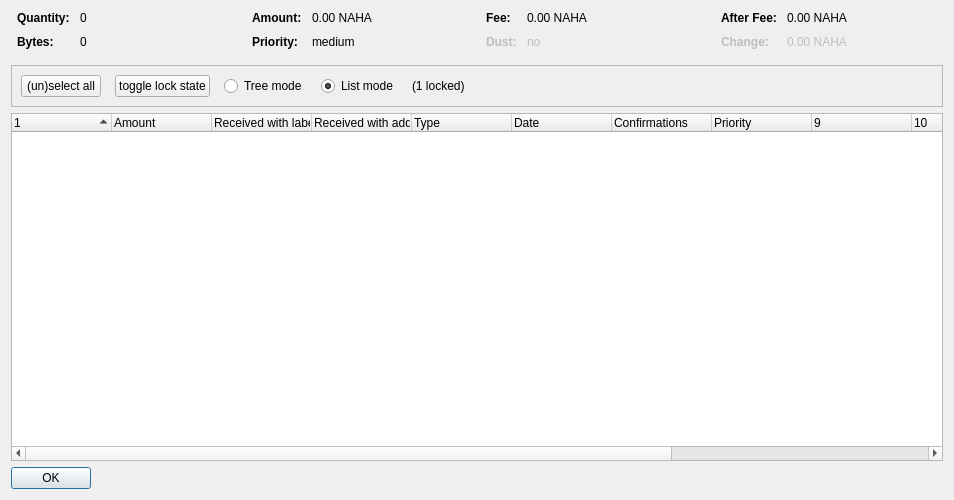
<?xml version="1.0" encoding="UTF-8"?>
<ui version="4.0">
 <class>CoinControlDialog</class>
 <widget class="QDialog" name="CoinControlDialog">
  <property name="geometry">
   <rect>
    <x>0</x>
    <y>0</y>
    <width>954</width>
    <height>500</height>
   </rect>
  </property>
  <property name="windowTitle">
   <string>Coin Selection</string>
  </property>
  <layout class="QVBoxLayout" name="verticalLayout">
   <item>
    <layout class="QHBoxLayout" name="horizontalLayoutTop" stretch="0,0,0,0">
     <property name="topMargin">
      <number>0</number>
     </property>
     <property name="bottomMargin">
      <number>10</number>
     </property>
     <item>
      <layout class="QFormLayout" name="formLayoutCoinControl1">
       <property name="horizontalSpacing">
        <number>10</number>
       </property>
       <property name="verticalSpacing">
        <number>10</number>
       </property>
       <property name="leftMargin">
        <number>6</number>
       </property>
       <property name="rightMargin">
        <number>6</number>
       </property>
       <item row="0" column="0">
        <widget class="QLabel" name="labelCoinControlQuantityText">
         <property name="font">
          <font>
           <weight>75</weight>
           <bold>true</bold>
          </font>
         </property>
         <property name="text">
          <string>Quantity:</string>
         </property>
        </widget>
       </item>
       <item row="0" column="1">
        <widget class="QLabel" name="labelCoinControlQuantity">
         <property name="cursor">
          <cursorShape>IBeamCursor</cursorShape>
         </property>
         <property name="contextMenuPolicy">
          <enum>Qt::ActionsContextMenu</enum>
         </property>
         <property name="text">
          <string notr="true">0</string>
         </property>
         <property name="textInteractionFlags">
          <set>Qt::LinksAccessibleByMouse|Qt::TextSelectableByKeyboard|Qt::TextSelectableByMouse</set>
         </property>
        </widget>
       </item>
       <item row="1" column="0">
        <widget class="QLabel" name="labelCoinControlBytesText">
         <property name="font">
          <font>
           <weight>75</weight>
           <bold>true</bold>
          </font>
         </property>
         <property name="text">
          <string>Bytes:</string>
         </property>
        </widget>
       </item>
       <item row="1" column="1">
        <widget class="QLabel" name="labelCoinControlBytes">
         <property name="cursor">
          <cursorShape>IBeamCursor</cursorShape>
         </property>
         <property name="contextMenuPolicy">
          <enum>Qt::ActionsContextMenu</enum>
         </property>
         <property name="text">
          <string notr="true">0</string>
         </property>
         <property name="textInteractionFlags">
          <set>Qt::LinksAccessibleByMouse|Qt::TextSelectableByKeyboard|Qt::TextSelectableByMouse</set>
         </property>
        </widget>
       </item>
      </layout>
     </item>
     <item>
      <layout class="QFormLayout" name="formLayoutCoinControl2">
       <property name="horizontalSpacing">
        <number>10</number>
       </property>
       <property name="verticalSpacing">
        <number>10</number>
       </property>
       <property name="leftMargin">
        <number>6</number>
       </property>
       <property name="rightMargin">
        <number>6</number>
       </property>
       <item row="0" column="0">
        <widget class="QLabel" name="labelCoinControlAmountText">
         <property name="font">
          <font>
           <weight>75</weight>
           <bold>true</bold>
          </font>
         </property>
         <property name="text">
          <string>Amount:</string>
         </property>
        </widget>
       </item>
       <item row="0" column="1">
        <widget class="QLabel" name="labelCoinControlAmount">
         <property name="cursor">
          <cursorShape>IBeamCursor</cursorShape>
         </property>
         <property name="contextMenuPolicy">
          <enum>Qt::ActionsContextMenu</enum>
         </property>
         <property name="text">
          <string notr="true">0.00 NAHA</string>
         </property>
         <property name="textInteractionFlags">
          <set>Qt::LinksAccessibleByMouse|Qt::TextSelectableByKeyboard|Qt::TextSelectableByMouse</set>
         </property>
        </widget>
       </item>
       <item row="1" column="0">
        <widget class="QLabel" name="labelCoinControlPriorityText">
         <property name="font">
          <font>
           <weight>75</weight>
           <bold>true</bold>
          </font>
         </property>
         <property name="text">
          <string>Priority:</string>
         </property>
        </widget>
       </item>
       <item row="1" column="1">
        <widget class="QLabel" name="labelCoinControlPriority">
         <property name="cursor">
          <cursorShape>IBeamCursor</cursorShape>
         </property>
         <property name="contextMenuPolicy">
          <enum>Qt::ActionsContextMenu</enum>
         </property>
         <property name="text">
          <string>medium</string>
         </property>
         <property name="textInteractionFlags">
          <set>Qt::LinksAccessibleByMouse|Qt::TextSelectableByKeyboard|Qt::TextSelectableByMouse</set>
         </property>
        </widget>
       </item>
      </layout>
     </item>
     <item>
      <layout class="QFormLayout" name="formLayoutCoinControl3">
       <property name="horizontalSpacing">
        <number>10</number>
       </property>
       <property name="verticalSpacing">
        <number>10</number>
       </property>
       <property name="leftMargin">
        <number>6</number>
       </property>
       <property name="rightMargin">
        <number>6</number>
       </property>
       <item row="0" column="0">
        <widget class="QLabel" name="labelCoinControlFeeText">
         <property name="font">
          <font>
           <weight>75</weight>
           <bold>true</bold>
          </font>
         </property>
         <property name="text">
          <string>Fee:</string>
         </property>
        </widget>
       </item>
       <item row="0" column="1">
        <widget class="QLabel" name="labelCoinControlFee">
         <property name="cursor">
          <cursorShape>IBeamCursor</cursorShape>
         </property>
         <property name="contextMenuPolicy">
          <enum>Qt::ActionsContextMenu</enum>
         </property>
         <property name="text">
          <string notr="true">0.00 NAHA</string>
         </property>
         <property name="textInteractionFlags">
          <set>Qt::LinksAccessibleByMouse|Qt::TextSelectableByKeyboard|Qt::TextSelectableByMouse</set>
         </property>
        </widget>
       </item>
       <item row="1" column="0">
        <widget class="QLabel" name="labelCoinControlLowOutputText">
         <property name="enabled">
          <bool>false</bool>
         </property>
         <property name="font">
          <font>
           <weight>75</weight>
           <bold>true</bold>
          </font>
         </property>
         <property name="text">
          <string>Dust:</string>
         </property>
        </widget>
       </item>
       <item row="1" column="1">
        <widget class="QLabel" name="labelCoinControlLowOutput">
         <property name="enabled">
          <bool>false</bool>
         </property>
         <property name="cursor">
          <cursorShape>IBeamCursor</cursorShape>
         </property>
         <property name="contextMenuPolicy">
          <enum>Qt::ActionsContextMenu</enum>
         </property>
         <property name="text">
          <string>no</string>
         </property>
         <property name="textInteractionFlags">
          <set>Qt::LinksAccessibleByMouse|Qt::TextSelectableByKeyboard|Qt::TextSelectableByMouse</set>
         </property>
        </widget>
       </item>
      </layout>
     </item>
     <item>
      <layout class="QFormLayout" name="formLayoutCoinControl4">
       <property name="horizontalSpacing">
        <number>10</number>
       </property>
       <property name="verticalSpacing">
        <number>10</number>
       </property>
       <property name="leftMargin">
        <number>6</number>
       </property>
       <property name="rightMargin">
        <number>6</number>
       </property>
       <item row="0" column="0">
        <widget class="QLabel" name="labelCoinControlAfterFeeText">
         <property name="font">
          <font>
           <weight>75</weight>
           <bold>true</bold>
          </font>
         </property>
         <property name="text">
          <string>After Fee:</string>
         </property>
        </widget>
       </item>
       <item row="0" column="1">
        <widget class="QLabel" name="labelCoinControlAfterFee">
         <property name="cursor">
          <cursorShape>IBeamCursor</cursorShape>
         </property>
         <property name="contextMenuPolicy">
          <enum>Qt::ActionsContextMenu</enum>
         </property>
         <property name="text">
          <string notr="true">0.00 NAHA</string>
         </property>
         <property name="textInteractionFlags">
          <set>Qt::LinksAccessibleByMouse|Qt::TextSelectableByKeyboard|Qt::TextSelectableByMouse</set>
         </property>
        </widget>
       </item>
       <item row="1" column="0">
        <widget class="QLabel" name="labelCoinControlChangeText">
         <property name="enabled">
          <bool>false</bool>
         </property>
         <property name="font">
          <font>
           <weight>75</weight>
           <bold>true</bold>
          </font>
         </property>
         <property name="text">
          <string>Change:</string>
         </property>
        </widget>
       </item>
       <item row="1" column="1">
        <widget class="QLabel" name="labelCoinControlChange">
         <property name="enabled">
          <bool>false</bool>
         </property>
         <property name="cursor">
          <cursorShape>IBeamCursor</cursorShape>
         </property>
         <property name="contextMenuPolicy">
          <enum>Qt::ActionsContextMenu</enum>
         </property>
         <property name="text">
          <string notr="true">0.00 NAHA</string>
         </property>
         <property name="textInteractionFlags">
          <set>Qt::LinksAccessibleByMouse|Qt::TextSelectableByKeyboard|Qt::TextSelectableByMouse</set>
         </property>
        </widget>
       </item>
      </layout>
     </item>
    </layout>
   </item>
   <item>
    <widget class="QFrame" name="frame">
     <property name="minimumSize">
      <size>
       <width>0</width>
       <height>40</height>
      </size>
     </property>
     <property name="frameShape">
      <enum>QFrame::StyledPanel</enum>
     </property>
     <property name="frameShadow">
      <enum>QFrame::Sunken</enum>
     </property>
     <layout class="QHBoxLayout" name="horizontalLayout">
      <item>
       <layout class="QHBoxLayout" name="horizontalLayoutPanel" stretch="0,0,0,0,0,0">
        <property name="spacing">
         <number>14</number>
        </property>
        <item>
         <widget class="QPushButton" name="pushButtonSelectAll">
          <property name="sizePolicy">
           <sizepolicy hsizetype="Maximum" vsizetype="Fixed">
            <horstretch>0</horstretch>
            <verstretch>0</verstretch>
           </sizepolicy>
          </property>
          <property name="text">
           <string>(un)select all</string>
          </property>
          <property name="autoDefault">
           <bool>false</bool>
          </property>
         </widget>
        </item>
        <item>
         <widget class="QPushButton" name="pushButtonToggleLock">
          <property name="sizePolicy">
           <sizepolicy hsizetype="Maximum" vsizetype="Fixed">
            <horstretch>0</horstretch>
            <verstretch>0</verstretch>
           </sizepolicy>
          </property>
          <property name="text">
           <string>toggle lock state</string>
          </property>
          <property name="autoDefault">
           <bool>false</bool>
          </property>
         </widget>
        </item>
        <item>
         <widget class="QRadioButton" name="radioTreeMode">
          <property name="sizePolicy">
           <sizepolicy hsizetype="Maximum" vsizetype="Fixed">
            <horstretch>0</horstretch>
            <verstretch>0</verstretch>
           </sizepolicy>
          </property>
          <property name="text">
           <string>Tree mode</string>
          </property>
         </widget>
        </item>
        <item>
         <widget class="QRadioButton" name="radioListMode">
          <property name="sizePolicy">
           <sizepolicy hsizetype="Maximum" vsizetype="Fixed">
            <horstretch>0</horstretch>
            <verstretch>0</verstretch>
           </sizepolicy>
          </property>
          <property name="text">
           <string>List mode</string>
          </property>
          <property name="checked">
           <bool>true</bool>
          </property>
         </widget>
        </item>
        <item>
         <widget class="QLabel" name="labelLocked">
          <property name="text">
           <string>(1 locked)</string>
          </property>
         </widget>
        </item>
        <item>
         <spacer name="horizontalSpacer">
          <property name="orientation">
           <enum>Qt::Horizontal</enum>
          </property>
          <property name="sizeHint" stdset="0">
           <size>
            <width>40</width>
            <height>20</height>
           </size>
          </property>
         </spacer>
        </item>
       </layout>
      </item>
     </layout>
    </widget>
   </item>
   <item>
    <widget class="CoinControlTreeWidget" name="treeWidget">
     <property name="contextMenuPolicy">
      <enum>Qt::CustomContextMenu</enum>
     </property>
     <property name="sortingEnabled">
      <bool>false</bool>
     </property>
     <property name="columnCount">
      <number>13</number>
     </property>
     <attribute name="headerShowSortIndicator" stdset="0">
      <bool>true</bool>
     </attribute>
     <attribute name="headerStretchLastSection">
      <bool>false</bool>
     </attribute>
     <column>
      <property name="text">
       <string/>
      </property>
     </column>
     <column>
      <property name="text">
       <string>Amount</string>
      </property>
     </column>
     <column>
      <property name="text">
       <string>Received with label</string>
      </property>
     </column>
     <column>
      <property name="text">
       <string>Received with address</string>
      </property>
     </column>
     <column>
      <property name="text">
	<string>Type</string>
      </property>
     </column>
     <column>
      <property name="text">	 
       <string>Date</string>
      </property>
     </column>
     <column>
      <property name="text">
       <string>Confirmations</string>
      </property>
      <property name="toolTip">
       <string>Confirmed</string>
      </property>
     </column>
     <column>
      <property name="text">
       <string>Priority</string>
      </property>
     </column>
     <column>
      <property name="text">
       <string/>
      </property>
     </column>
     <column>
      <property name="text">
       <string/>
      </property>
     </column>
     <column>
      <property name="text">
       <string/>
      </property>
     </column>
     <column>
      <property name="text">
       <string/>
      </property>
     </column>
     <column>
      <property name="text">
       <string/>
      </property>
     </column>
    </widget>
   </item>
   <item>
    <widget class="QDialogButtonBox" name="buttonBox">
     <property name="sizePolicy">
      <sizepolicy hsizetype="Maximum" vsizetype="Fixed">
       <horstretch>0</horstretch>
       <verstretch>0</verstretch>
      </sizepolicy>
     </property>
     <property name="orientation">
      <enum>Qt::Horizontal</enum>
     </property>
     <property name="standardButtons">
      <set>QDialogButtonBox::Ok</set>
     </property>
    </widget>
   </item>
  </layout>
 </widget>
 <customwidgets>
  <customwidget>
   <class>CoinControlTreeWidget</class>
   <extends>QTreeWidget</extends>
   <header>coincontroltreewidget.h</header>
  </customwidget>
 </customwidgets>
 <resources/>
 <connections/>
</ui>
